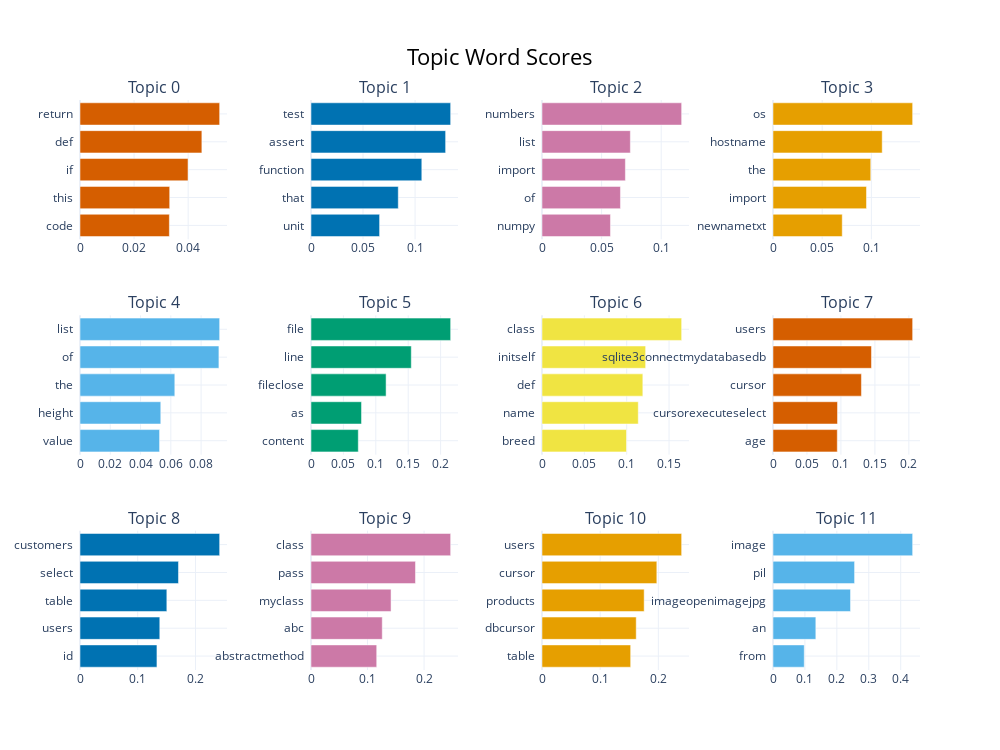

Notebook code cell kept with this figure:
### Code cell
variable_topic_model.visualize_barchart(topics=variable_all_topics)

### Figure 1 — Plotly figure (JSON) as saved in the notebook; plotly's stock layout.template omitted (floating-point values rounded to 4 significant figures)
{"data": [{"marker": {"color": "#D55E00"}, "orientation": "h", "type": "bar", "x": [0.03305, 0.03317, 0.03996, 0.04508, 0.05165], "xaxis": "x", "y": ["code  ", "this  ", "if  ", "def  ", "return  "], "yaxis": "y"}, {"marker": {"color": "#0072B2"}, "orientation": "h", "type": "bar", "x": [0.0659, 0.08385, 0.1065, 0.1294, 0.1342], "xaxis": "x2", "y": ["unit  ", "that  ", "function  ", "assert  ", "test  "], "yaxis": "y2"}, {"marker": {"color": "#CC79A7"}, "orientation": "h", "type": "bar", "x": [0.05743, 0.06581, 0.06995, 0.07412, 0.1172], "xaxis": "x3", "y": ["numpy  ", "of  ", "import  ", "list  ", "numbers  "], "yaxis": "y3"}, {"marker": {"color": "#E69F00"}, "orientation": "h", "type": "bar", "x": [0.07039, 0.09505, 0.09938, 0.111, 0.142], "xaxis": "x4", "y": ["newnametxt  ", "import  ", "the  ", "hostname  ", "os  "], "yaxis": "y4"}, {"marker": {"color": "#56B4E9"}, "orientation": "h", "type": "bar", "x": [0.05256, 0.05336, 0.06263, 0.09176, 0.09224], "xaxis": "x5", "y": ["value  ", "height  ", "the  ", "of  ", "list  "], "yaxis": "y5"}, {"marker": {"color": "#009E73"}, "orientation": "h", "type": "bar", "x": [0.07296, 0.07795, 0.1159, 0.1547, 0.2155], "xaxis": "x6", "y": ["content  ", "as  ", "fileclose  ", "line  ", "file  "], "yaxis": "y6"}, {"marker": {"color": "#F0E442"}, "orientation": "h", "type": "bar", "x": [0.09975, 0.1137, 0.119, 0.1223, 0.1649], "xaxis": "x7", "y": ["breed  ", "name  ", "def  ", "initself  ", "class  "], "yaxis": "y7"}, {"marker": {"color": "#D55E00"}, "orientation": "h", "type": "bar", "x": [0.09464, 0.09496, 0.1302, 0.145, 0.2056], "xaxis": "x8", "y": ["age  ", "cursorexecuteselect  ", "cursor  ", "sqlite3connectmydatabasedb  ", "users  "], "yaxis": "y8"}, {"marker": {"color": "#0072B2"}, "orientation": "h", "type": "bar", "x": [0.1333, 0.1382, 0.1504, 0.1706, 0.2419], "xaxis": "x9", "y": ["id  ", "users  ", "table  ", "select  ", "customers  "], "yaxis": "y9"}, {"marker": {"color": "#CC79A7"}, "orientation": "h", "type": "bar", "x": [0.1162, 0.126, 0.1416, 0.1848, 0.247], "xaxis": "x10", "y": ["abstractmethod  ", "abc  ", "myclass  ", "pass  ", "class  "], "yaxis": "y10"}, {"marker": {"color": "#E69F00"}, "orientation": "h", "type": "bar", "x": [0.1525, 0.162, 0.1757, 0.1974, 0.2401], "xaxis": "x11", "y": ["table  ", "dbcursor  ", "products  ", "cursor  ", "users  "], "yaxis": "y11"}, {"marker": {"color": "#56B4E9"}, "orientation": "h", "type": "bar", "x": [0.0979, 0.1341, 0.2428, 0.2555, 0.4374], "xaxis": "x12", "y": ["from  ", "an  ", "imageopenimagejpg  ", "pil  ", "image  "], "yaxis": "y12"}], "layout": {"annotations": [{"font": {"size": 16}, "showarrow": false, "text": "Topic 0", "x": 0.0875, "xanchor": "center", "xref": "paper", "y": 1, "yanchor": "bottom", "yref": "paper"}, {"font": {"size": 16}, "showarrow": false, "text": "Topic 1", "x": 0.3625, "xanchor": "center", "xref": "paper", "y": 1, "yanchor": "bottom", "yref": "paper"}, {"font": {"size": 16}, "showarrow": false, "text": "Topic 2", "x": 0.6375, "xanchor": "center", "xref": "paper", "y": 1, "yanchor": "bottom", "yref": "paper"}, {"font": {"size": 16}, "showarrow": false, "text": "Topic 3", "x": 0.9125, "xanchor": "center", "xref": "paper", "y": 1, "yanchor": "bottom", "yref": "paper"}, {"font": {"size": 16}, "showarrow": false, "text": "Topic 4", "x": 0.0875, "xanchor": "center", "xref": "paper", "y": 0.6222, "yanchor": "bottom", "yref": "paper"}, {"font": {"size": 16}, "showarrow": false, "text": "Topic 5", "x": 0.3625, "xanchor": "center", "xref": "paper", "y": 0.6222, "yanchor": "bottom", "yref": "paper"}, {"font": {"size": 16}, "showarrow": false, "text": "Topic 6", "x": 0.6375, "xanchor": "center", "xref": "paper", "y": 0.6222, "yanchor": "bottom", "yref": "paper"}, {"font": {"size": 16}, "showarrow": false, "text": "Topic 7", "x": 0.9125, "xanchor": "center", "xref": "paper", "y": 0.6222, "yanchor": "bottom", "yref": "paper"}, {"font": {"size": 16}, "showarrow": false, "text": "Topic 8", "x": 0.0875, "xanchor": "center", "xref": "paper", "y": 0.2444, "yanchor": "bottom", "yref": "paper"}, {"font": {"size": 16}, "showarrow": false, "text": "Topic 9", "x": 0.3625, "xanchor": "center", "xref": "paper", "y": 0.2444, "yanchor": "bottom", "yref": "paper"}, {"font": {"size": 16}, "showarrow": false, "text": "Topic 10", "x": 0.6375, "xanchor": "center", "xref": "paper", "y": 0.2444, "yanchor": "bottom", "yref": "paper"}, {"font": {"size": 16}, "showarrow": false, "text": "Topic 11", "x": 0.9125, "xanchor": "center", "xref": "paper", "y": 0.2444, "yanchor": "bottom", "yref": "paper"}], "height": 750, "hoverlabel": {"bgcolor": "white", "font": {"family": "Rockwell", "size": 16}}, "showlegend": false, "title": {"font": {"color": "Black", "size": 22}, "text": "Topic Word Scores", "x": 0.5, "xanchor": "center", "yanchor": "top"}, "width": 1000, "xaxis": {"anchor": "y", "domain": [0, 0.175], "showgrid": true}, "xaxis10": {"anchor": "y10", "domain": [0.275, 0.45], "showgrid": true}, "xaxis11": {"anchor": "y11", "domain": [0.55, 0.725], "showgrid": true}, "xaxis12": {"anchor": "y12", "domain": [0.825, 1], "showgrid": true}, "xaxis2": {"anchor": "y2", "domain": [0.275, 0.45], "showgrid": true}, "xaxis3": {"anchor": "y3", "domain": [0.55, 0.725], "showgrid": true}, "xaxis4": {"anchor": "y4", "domain": [0.825, 1], "showgrid": true}, "xaxis5": {"anchor": "y5", "domain": [0, 0.175], "showgrid": true}, "xaxis6": {"anchor": "y6", "domain": [0.275, 0.45], "showgrid": true}, "xaxis7": {"anchor": "y7", "domain": [0.55, 0.725], "showgrid": true}, "xaxis8": {"anchor": "y8", "domain": [0.825, 1], "showgrid": true}, "xaxis9": {"anchor": "y9", "domain": [0, 0.175], "showgrid": true}, "yaxis": {"anchor": "x", "domain": [0.7556, 1], "showgrid": true}, "yaxis10": {"anchor": "x10", "domain": [0, 0.2444], "showgrid": true}, "yaxis11": {"anchor": "x11", "domain": [0, 0.2444], "showgrid": true}, "yaxis12": {"anchor": "x12", "domain": [0, 0.2444], "showgrid": true}, "yaxis2": {"anchor": "x2", "domain": [0.7556, 1], "showgrid": true}, "yaxis3": {"anchor": "x3", "domain": [0.7556, 1], "showgrid": true}, "yaxis4": {"anchor": "x4", "domain": [0.7556, 1], "showgrid": true}, "yaxis5": {"anchor": "x5", "domain": [0.3778, 0.6222], "showgrid": true}, "yaxis6": {"anchor": "x6", "domain": [0.3778, 0.6222], "showgrid": true}, "yaxis7": {"anchor": "x7", "domain": [0.3778, 0.6222], "showgrid": true}, "yaxis8": {"anchor": "x8", "domain": [0.3778, 0.6222], "showgrid": true}, "yaxis9": {"anchor": "x9", "domain": [0, 0.2444], "showgrid": true}}}
